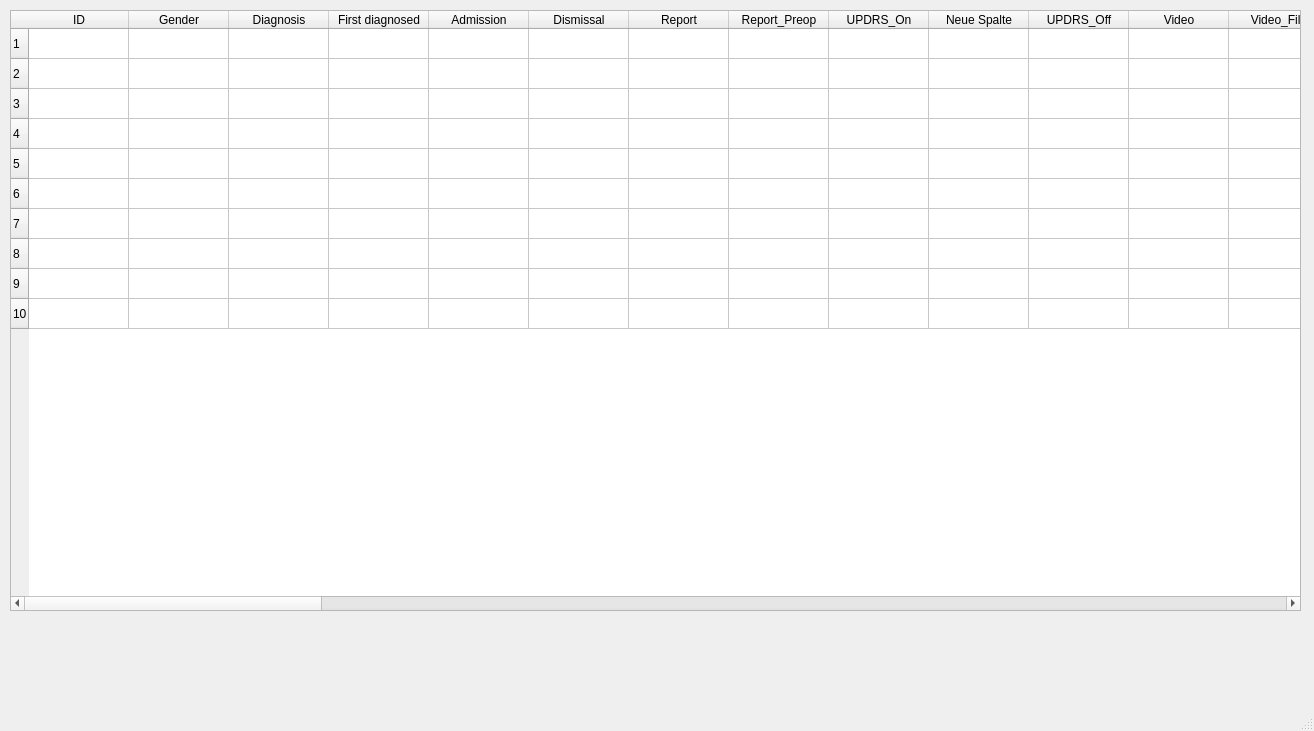
<?xml version="1.0" encoding="UTF-8"?>
<ui version="4.0">
 <class>MainWindow</class>
 <widget class="QMainWindow" name="MainWindow">
  <property name="geometry">
   <rect>
    <x>0</x>
    <y>0</y>
    <width>1314</width>
    <height>731</height>
   </rect>
  </property>
  <property name="windowTitle">
   <string>MainWindow</string>
  </property>
  <widget class="QWidget" name="centralwidget">
   <widget class="QTableWidget" name="tableWidget">
    <property name="geometry">
     <rect>
      <x>10</x>
      <y>10</y>
      <width>1291</width>
      <height>601</height>
     </rect>
    </property>
    <property name="whatsThis">
     <string>&lt;html&gt;&lt;head/&gt;&lt;body&gt;&lt;p&gt;&lt;br/&gt;&lt;/p&gt;&lt;/body&gt;&lt;/html&gt;</string>
    </property>
    <property name="frameShape">
     <enum>QFrame::StyledPanel</enum>
    </property>
    <property name="rowCount">
     <number>10</number>
    </property>
    <attribute name="horizontalHeaderVisible">
     <bool>true</bool>
    </attribute>
    <attribute name="horizontalHeaderCascadingSectionResizes">
     <bool>false</bool>
    </attribute>
    <attribute name="horizontalHeaderHighlightSections">
     <bool>true</bool>
    </attribute>
    <attribute name="horizontalHeaderShowSortIndicator" stdset="0">
     <bool>false</bool>
    </attribute>
    <attribute name="horizontalHeaderStretchLastSection">
     <bool>false</bool>
    </attribute>
    <attribute name="verticalHeaderVisible">
     <bool>true</bool>
    </attribute>
    <attribute name="verticalHeaderCascadingSectionResizes">
     <bool>false</bool>
    </attribute>
    <attribute name="verticalHeaderHighlightSections">
     <bool>true</bool>
    </attribute>
    <attribute name="verticalHeaderShowSortIndicator" stdset="0">
     <bool>false</bool>
    </attribute>
    <attribute name="verticalHeaderStretchLastSection">
     <bool>false</bool>
    </attribute>
    <row/>
    <row/>
    <row/>
    <row/>
    <row/>
    <row/>
    <row/>
    <row/>
    <row/>
    <row/>
    <column>
     <property name="text">
      <string>ID</string>
     </property>
    </column>
    <column>
     <property name="text">
      <string>Gender</string>
     </property>
    </column>
    <column>
     <property name="text">
      <string>Diagnosis</string>
     </property>
    </column>
    <column>
     <property name="text">
      <string>First diagnosed</string>
     </property>
    </column>
    <column>
     <property name="text">
      <string>Admission</string>
     </property>
    </column>
    <column>
     <property name="text">
      <string>Dismissal</string>
     </property>
    </column>
    <column>
     <property name="text">
      <string>Report</string>
     </property>
    </column>
    <column>
     <property name="text">
      <string>Report_Preop</string>
     </property>
    </column>
    <column>
     <property name="text">
      <string>UPDRS_On</string>
     </property>
    </column>
    <column>
     <property name="text">
      <string>Neue Spalte</string>
     </property>
    </column>
    <column>
     <property name="text">
      <string>UPDRS_Off</string>
     </property>
    </column>
    <column>
     <property name="text">
      <string>Video</string>
     </property>
    </column>
    <column>
     <property name="text">
      <string>Video_File</string>
     </property>
    </column>
    <column>
     <property name="text">
      <string>MRI</string>
     </property>
    </column>
    <column>
     <property name="text">
      <string>NMSQ</string>
     </property>
    </column>
    <column>
     <property name="text">
      <string>MoCa</string>
     </property>
    </column>
    <column>
     <property name="text">
      <string>DemTect</string>
     </property>
    </column>
    <column>
     <property name="text">
      <string>MMST</string>
     </property>
    </column>
    <column>
     <property name="text">
      <string>PDQ8</string>
     </property>
    </column>
    <column>
     <property name="text">
      <string>BDI2</string>
     </property>
    </column>
    <column>
     <property name="text">
      <string>Outpat_Contact</string>
     </property>
    </column>
    <column>
     <property name="text">
      <string>Neue Spalte</string>
     </property>
    </column>
    <column>
     <property name="text">
      <string>Briefling</string>
     </property>
    </column>
    <column>
     <property name="text">
      <string>Neue Spalte</string>
     </property>
    </column>
    <column>
     <property name="text">
      <string>DBS_Conf</string>
     </property>
    </column>
    <column>
     <property name="text">
      <string>DBS_Conference</string>
     </property>
    </column>
    <column>
     <property name="text">
      <string>LEDD</string>
     </property>
    </column>
    <column>
     <property name="text">
      <string>Neue Spalte</string>
     </property>
    </column>
    <column>
     <property name="text">
      <string>Levodopa/Carbidopa CR</string>
     </property>
    </column>
    <column>
     <property name="text">
      <string>Entacapone</string>
     </property>
    </column>
    <column>
     <property name="text">
      <string>Neue Spalte</string>
     </property>
    </column>
    <column>
     <property name="text">
      <string>Tolcapone</string>
     </property>
    </column>
    <column>
     <property name="text">
      <string>Ropinirole</string>
     </property>
    </column>
    <column>
     <property name="text">
      <string>Neue Spalte</string>
     </property>
    </column>
    <column>
     <property name="text">
      <string>Rotigotine</string>
     </property>
    </column>
    <column>
     <property name="text">
      <string>Selegiline, sublingual</string>
     </property>
    </column>
    <column>
     <property name="text">
      <string>Neue Spalte</string>
     </property>
    </column>
    <column>
     <property name="text">
      <string>Amantadine</string>
     </property>
    </column>
    <column>
     <property name="text">
      <string>Apomorphine</string>
     </property>
    </column>
    <column>
     <property name="text">
      <string>Piribedil</string>
     </property>
    </column>
    <column>
     <property name="text">
      <string>Neue Spalte</string>
     </property>
    </column>
    <column>
     <property name="text">
      <string>Opicapone</string>
     </property>
    </column>
    <column>
     <property name="text">
      <string>Other</string>
     </property>
    </column>
    <column>
     <property name="text">
      <string>Neue Spalte</string>
     </property>
    </column>
    <column>
     <property name="text">
      <string>H&amp;Y</string>
     </property>
    </column>
    <column>
     <property name="text">
      <string>HRUQ</string>
     </property>
    </column>
    <column>
     <property name="text">
      <string>EQ5D</string>
     </property>
    </column>
    <column>
     <property name="text">
      <string>S&amp;E</string>
     </property>
    </column>
    <column>
     <property name="text">
      <string>icVRCS</string>
     </property>
    </column>
    <column>
     <property name="text">
      <string>inexVRCS</string>
     </property>
    </column>
    <column>
     <property name="text">
      <string>Notes</string>
     </property>
    </column>
   </widget>
  </widget>
  <widget class="QMenuBar" name="menubar">
   <property name="geometry">
    <rect>
     <x>0</x>
     <y>0</y>
     <width>1314</width>
     <height>21</height>
    </rect>
   </property>
  </widget>
  <widget class="QStatusBar" name="statusbar"/>
 </widget>
 <resources/>
 <connections/>
</ui>
